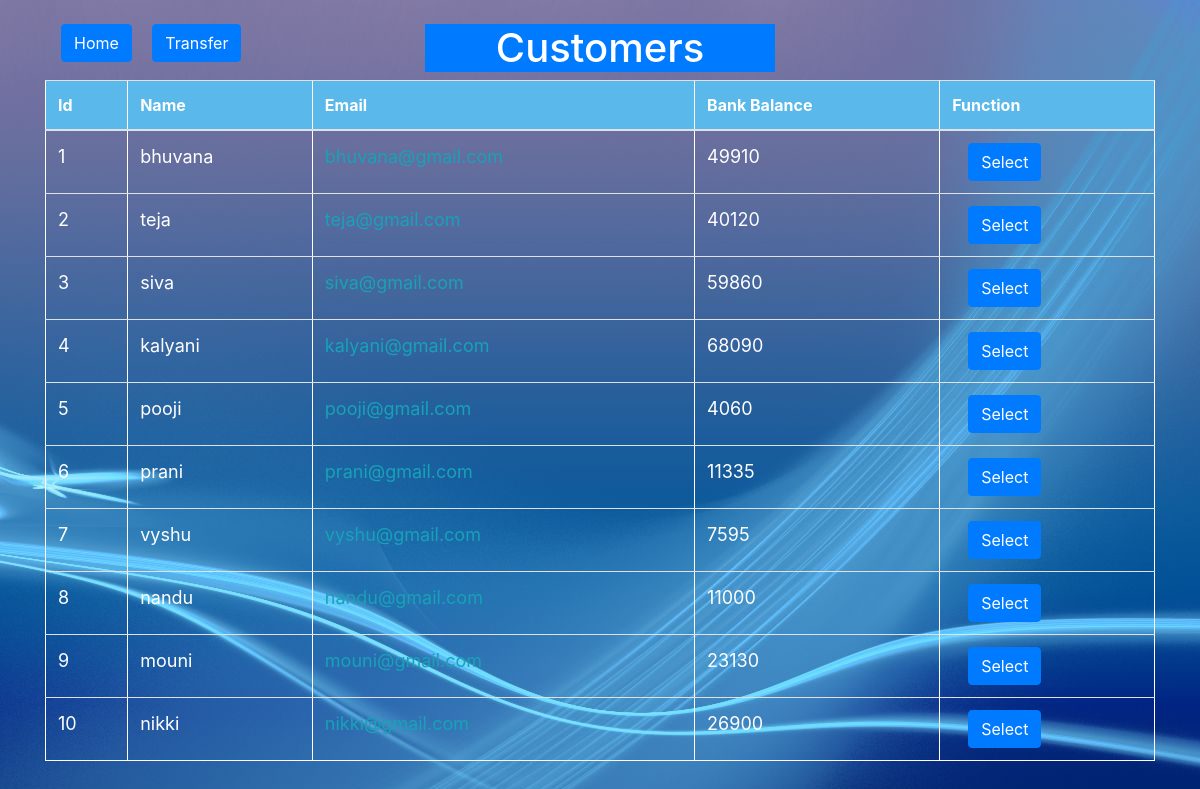
The app's page /customers/ with its own data.
### bank/models.py (models this page shows, shortened)
class Customers(models.Model):
    name=models.CharField(max_length=30)
    email=models.CharField(max_length=40)
    balance=models.IntegerField()

### bank/views.py (the view)
# urls.py: path('customers/',views.customers,name="customers"),
def customers(request):
    data=Customers.objects.all()
    return render(request,'bank/customers.html',{'data':data})

### bank/templates/bank/customers.html (shortened to what this page needs)
{% load static %}
<!DOCTYPE html>
<html lang="en">
<head>
    <meta name="viewport" content="width=device-width, initial-scale=1.0"><link rel="stylesheet" href="{% static 'css/bootstrap.min.css' %}">
    <link rel="stylesheet" href="{% static 'css/styles.css' %}">
</head>
<body>
    <div class="container mt-4">
        <div class="row">
            <div class="col md-4">
                <a href="{% url 'index' %}" class="btn btn-primary ml-3">Home</a>
                <a href="{% url 'transfer' %}" class="btn btn-primary ml-3">Transfer</a>
            </div>
            <div class="col md-4">
                <h1 class="bg-primary text-white text-center">Customers</h1>
            </div>
            <div class="col md-4">
            </div>
        </div>
    </div>
    <div class="container" id="grad">
        <div class="table">
            <table border="1px" class="table-hover">
                <thead>
                    <tr>
                        <th scope="col">Id</th>
                        <th scope="col">Name</td>
                        <th scope="col">Email</td>
                        <th scope="col">Bank Balance</td>
                        <th scope="col">Function</td>
                    </tr>
                </thead>
                <tbody>
                {% for i in data %}
                <tr>
                    <td>{{i.id}}</td>
                    <td>{{i.name}}</td>
                    <td class="text-info">{{i.email}}</td>
                    <td>{{i.balance}}</td>
                    <td colspan="1"><a href="{% url 'user' i.id %}" class="btn btn-primary ml-3">Select</a></td>
                </tr>
                {% endfor %}
                </tbody>
            </table>
        </div>
    </div>
</body>
</html>

### bank/static/css/styles.css (style rules this page uses)
a { text-decoration: none; }

### records on screen
Customers: id "1", name "bhuvana", balance "49910"
Customers: id "2", name "teja", balance "40120"
Customers: id "3", name "siva", email "siva@gmail.com", balance "59860"
Customers: id "4", name "kalyani", email "kalyani@gmail.com", balance "68090"
Customers: id "5", name "pooji", email "pooji@gmail.com", balance "4060"
Customers: id "6", name "prani", email "prani@gmail.com", balance "11335"
Customers: id "7", name "vyshu", email "vyshu@gmail.com", balance "7595"
Customers: id "8", name "nandu", email "nandu@gmail.com", balance "11000"
Customers: id "9", name "mouni", email "mouni@gmail.com", balance "23130"
Customers: id "10", name "nikki", email "nikki@gmail.com", balance "26900"
